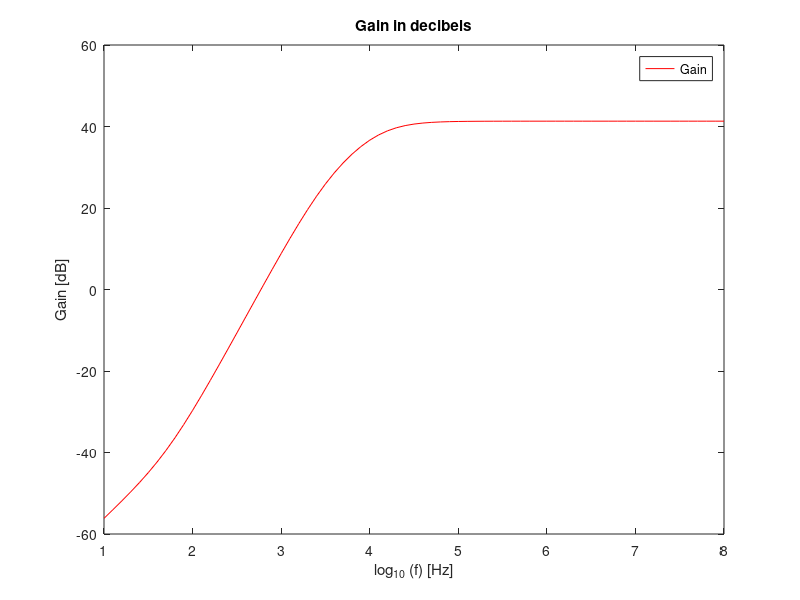

The MATLAB script that drew this image:
%gain stage

VT=25e-3;
BFN=178.7;
VAFN=69.7;
RE1=300;
RC1=1000;
RB1=80000;
RB2=25000;
VBEON=0.7;
VCC=12;
RS=30;
Ci = 0.01e-3;
Cb = 0.01e-3;
Co = 1e-6;
RL = 8;
Vin = 10e-3;

RB=1/(1/RB1+1/RB2);
VEQ=RB2/(RB1+RB2)*VCC;
IB1=(VEQ-VBEON)/(RB+(1+BFN)*RE1);
IC1=BFN*IB1;
IE1=(1+BFN)*IB1;
VE1=RE1*IE1;
VO1=VCC-RC1*IC1;
VCE=VO1-VE1;


gm1=IC1/VT;
rpi1=BFN/gm1;
ro1=VAFN/IC1;

RSB=RB*RS/(RB+RS);

AV1 = RSB/RS * RC1*(RE1-gm1*rpi1*ro1)/((ro1+RC1+RE1)*(RSB+rpi1+RE1)+gm1*RE1*ro1*rpi1 - RE1^2);
AVI_DB = 20*log10(abs(AV1));
AV1simple = RB/(RB+RS) * gm1*RC1/(1+gm1*RE1);
AVIsimple_DB = 20*log10(abs(AV1simple));

RE1=0;
AV1 = RSB/RS * RC1*(RE1-gm1*rpi1*ro1)/((ro1+RC1+RE1)*(RSB+rpi1+RE1)+gm1*RE1*ro1*rpi1 - RE1^2);
AV1_DB = 20*log10(abs(AV1));
AV1simple =  - RSB/RS * gm1*RC1/(1+gm1*RE1);
AVIsimple_DB = 20*log10(abs(AV1simple));

RE1=300;
ZI1 = 1/(1/RB+1/(((ro1+RC1+RE1)*(rpi1+RE1)+gm1*RE1*ro1*rpi1 - RE1^2)/(ro1+RC1+RE1)));
ZX = ro1*(   1/RE1+1/(rpi1+RSB)+1/ro1+gm1*rpi1/(rpi1+RSB)  )/(   1/RE1+1/(rpi1+RSB) );
ZO1 = 1/(1/ZX+1/RC1);

RE1=0;
ZI1 = 1/(1/RB+1/(((ro1+RC1+RE1)*(rpi1+RE1)+gm1*RE1*ro1*rpi1 - RE1^2)/(ro1+RC1+RE1)));
ZO1 = 1/(1/ro1+1/RC1);

filegain = fopen ("gainstg.tex" , "w");

fprintf(filegain , "Gain Stage Gain [dB] & %f \\\\ \\hline \n" , AV1_DB);
fprintf(filegain , "Gain Stage Gain & %f \\\\ \\hline \n" , AV1);
fprintf(filegain , "Gain Stage Input Impedance [Ohm] & %f \\\\ \\hline \n" , ZI1);
fprintf(filegain , "Gain Stage Output Impedance [Ohm] & %f \\\\ \\hline \n" , ZO1);

fclose (filegain);

%ouput stage
BFP = 227.3;
VAFP = 37.2;
RE2 = 100;
VEBON = 0.7;
VI2 = VO1;
IE2 = (VCC-VEBON-VI2)/RE2;
IC2 = BFP/(BFP+1)*IE2;
VO2 = VCC - RE2*IE2;

gm2 = IC2/VT;
go2 = IC2/VAFP;
gpi2 = gm2/BFP;
ge2 = 1/RE2;

AV2 = gm2/(gm2+gpi2+go2+ge2);
AV2_DB = 20*log10(AV2);
ZI2 = (gm2+gpi2+go2+ge2)/gpi2/(gpi2+go2+ge2);
ZO2 = 1/(gm2+gpi2+go2+ge2);

fileoutp = fopen("outputstg.tex" , "w");

fprintf(fileoutp , "Output Stage Gain [dB] & %f \\\\ \\hline \n" , AV2_DB);
fprintf(fileoutp , "Output Stage Gain & %f \\\\ \\hline \n" , AV2);
fprintf(fileoutp , "Output Stage Input Impedance [Ohm] & %f \\\\ \\hline \n" , ZI2);
fprintf(fileoutp , "Output Stage Output Impedance [Ohm] & %f \\\\ \\hline \n" , ZO2);

fclose (fileoutp);

%total
gB = 1/(1/gpi2+ZO1);
AV = abs((gB+gm2/gpi2*gB)/(gB+ge2+go2+gm2/gpi2*gB)*AV1);
AV_DB = 20*log10(abs(AV));
ZI=ZI1;
ZO=1/(go2+gm2/gpi2*gB+ge2+gB);

filetotal = fopen("total.tex" , "w");

fprintf(filetotal , "Total Circuit Gain [dB] & %f \\\\ \\hline \n" , AV_DB);
fprintf(filetotal , "Total Circuit Gain & %f \\\\ \\hline \n" , AV);
fprintf(filetotal , "Total Circuit Input Impedance [Ohm] & %f \\\\ \\hline \n" , ZI);
fprintf(filetotal , "Total Circuit Output Impedance [Ohm] & %f \\\\ \\hline \n" , ZO);

fclose (filetotal);


%frequency response
RE1=300;
rpi2 = 1/gpi2;
ro2 = 1/go2;
Af = [];
Af_db = [];
i=1;

for f=1:0.1:8
	w = 2*pi*power(10,f);
	Z_Ci = (1/(j*w*Ci));
	Z_Cb = (1/(j*w*Cb));
	Z_Co = (1/(j*w*Co));
	ZA = RS+Z_Ci;
	ZB = 1/(1/RE1 + 1/Z_Cb);
	ZC = (1/((1/RE2) + (1/(Z_Co + RL))));

	T = [-(RB + ZA) , RB , 0 , 0 , 0 , 0 , 0; 
		RB , -(ZB + rpi1 + RB) , 0 , ZB , 0 , 0 , 0; 
		0 , gm1*rpi1 , 1 , 0 , 0 , 0 , 0; 
		0 , ZB , ro1 , -(ZB + ro1 + RC1) , RC1 , 0 , 0; 
		0 , 0 , 0 , RC1 , -(ZC + rpi2 +RC1) , 0 , ZC; 
		0 , 0 , 0 , 0 , gm2*rpi2 , 1 , 0; 
		0 , 0 , 0 , 0 , ZC , ro2 , -(ZC + ro2)]; 
	U = [Vin;
		0;
		0;
		0;
		0;
		0;
		0];
	H = T\U;

	vo = (ZC * (H(7) - H(5)));
	Af(i) = ((RL/(RL + Z_Co))* vo)/Vin;
	Af_db(i) = 20*(log10(abs(Af(i))));
	i++;
endfor;

f=1:0.1:8;

gain = figure();
plot(f , Af_db , "r");
title("Gain in decibels");
legend("Gain");
xlabel ("log_{10} (f) [Hz]");
ylabel ("Gain [dB]");
print (gain, "gain.eps", "-depsc");